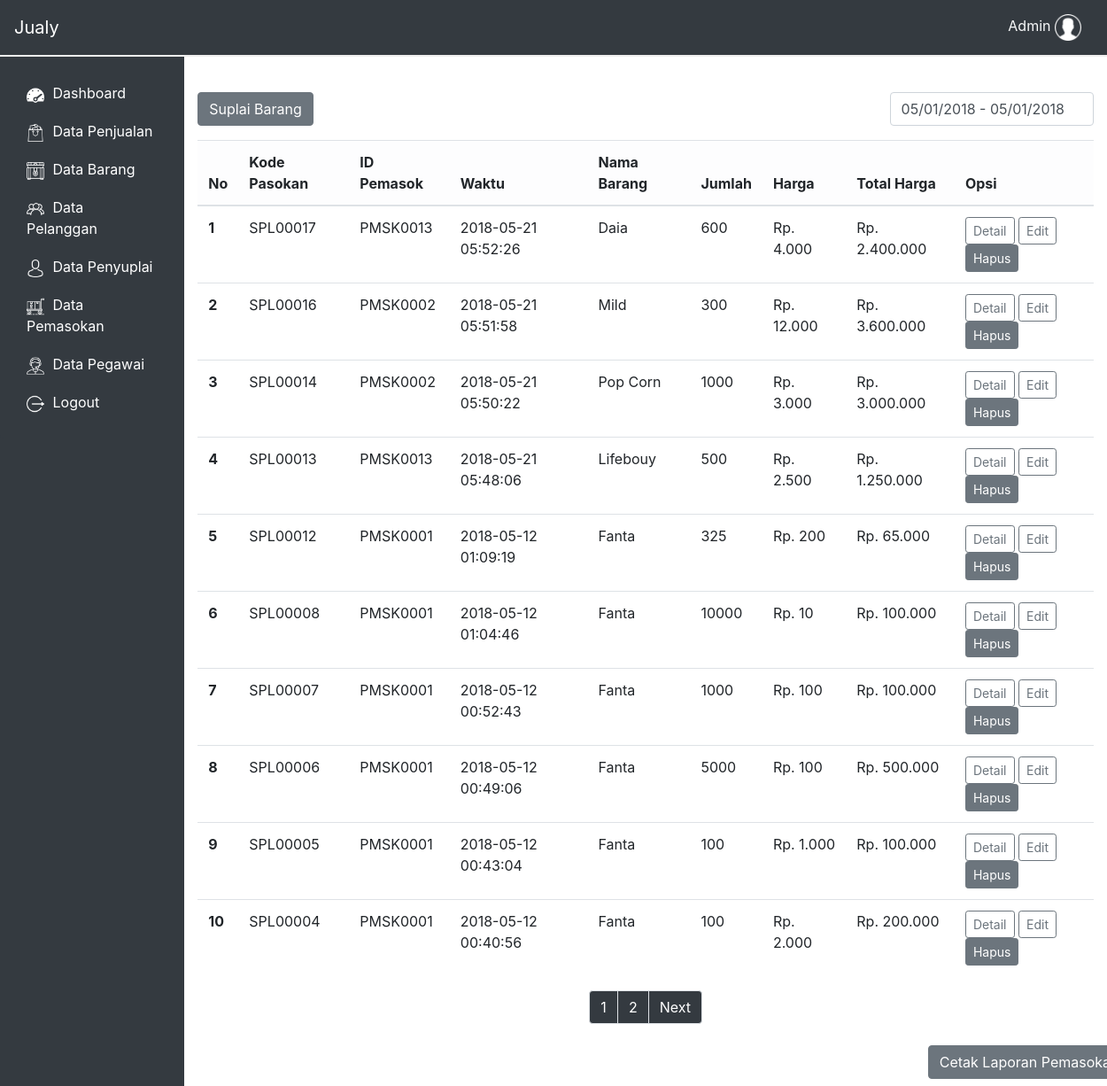
Page /dashboard/suplai.php (signed in) on the committed database.
### tables this page shows
CREATE TABLE `suplai` (
  `kode_suplai` varchar(8) NOT NULL,
  `waktu` datetime NOT NULL,
  `kode_barang` varchar(8) NOT NULL,
  `nama_barang` varchar(20) NOT NULL,
  `jumlah` int(8) NOT NULL,
  `harga` int(10) NOT NULL,
  `total_harga` int(10) NOT NULL,
  `id_pemasok` varchar(8) NOT NULL
);

### dashboard/functions/act.php (called while the page is built, shortened)
<?php
    function ambil($query){
        global $link;
        if($ambil = mysqli_query($link, $query) or die(mysqli_error())){
            return $ambil;
        }
    }
    function tampilkan_suplai($mulai, $halaman){
        $query = "SELECT * FROM suplai ORDER BY waktu DESC LIMIT $mulai, $halaman";
        return ambil($query);
    }
    function rupiah($angka){
        $hasil_rupiah = "Rp. " . number_format($angka,0,'','.');
        return $hasil_rupiah;
    }
?>

### dashboard/suplai.php (the view, shortened to what this page needs)
<?php
    require_once 'view/header.php';
?>
<br>
<div class="container-fluid my-3">
    <div class="row">
        <div class="col-4">
            <button class="btn btn-md btn-secondary" type="button" data-toggle="modal" data-target="#tambahBarang" aria-hidden="true">Suplai Barang</button>
        </div>
        <div class="col-3 offset-5">
                <input class="form-control" type="text" id="suplai" name="daterange" value="05/01/2018 - 01/31/2018" />
        </div>
    </div>
</div>
<?php
    $halaman = 10;
    $page = isset($_GET['halaman'])? (int)$_GET['halaman'] : 1;
    $mulai = ($page > 1) ? ($page * $halaman) - $halaman : 0;
    $sql = mysqli_query($link, "SELECT * FROM suplai");
    $total = mysqli_num_rows($sql);
    $pages = ceil($total / $halaman);
?>
<div id="table" class="container">
    <div class="row">
        <div class="col-12">
            <table class="table table-hover">
                <thead class="table-light">
                    <tr>
                        <th scope="col">No</th>
                        <th scope="col">Kode Pasokan</th>
                        <th scope="col">ID Pemasok</th>
                        <th scope="col">Waktu</th>
                        <th scope="col">Nama Barang</th>
                        <th scope="col">Jumlah</th>
                        <th scope="col">Harga</th>
                        <th scope="col">Total Harga</th>
                        <th scope="col">Opsi</th>
                    </tr>
                </thead>
                <tbody>
                    <tr>
                    <?php
                        $data_suplai = tampilkan_suplai($mulai, $halaman);
                        $no = $mulai + 1;
                        while($row = mysqli_fetch_assoc($data_suplai)){
                    ?>
                        <th scope="row"><?= $no++ ?></th>
                        <td><?= $row['kode_suplai'] ?></td>
                        <td><?= $row['id_pemasok']?></td>
                        <td><?= $row['waktu']?></td>
                        <td><?= $row['nama_barang']?></td>
                        <td><?= $row['jumlah'] ?></td>
                        <td><?= rupiah($row['harga']) ?></td>
                        <td><?= rupiah($row['total_harga']) ?></td>
                        <td>
                            <span>
                                <a href="suplai_detail.php?kode_suplai=<?= $row['kode_suplai']; ?>" class="btn btn-outline-secondary btn-sm">Detail</a>
                                <a href="suplai_edit.php?kode_suplai=<?= $row['kode_suplai']; ?>" class="btn btn-outline-secondary btn-sm">Edit</a>
                                <a id="hapus" href="" class="btn btn-secondary text-white btn-sm"
                                onclick="if(confirm('Apakah kamu yakin ingin menghapus barang ini?')){
                                            location.href='suplai_hapus.php?kode_suplai=<?php echo $row['kode_suplai']; ?>'
                                            }">
                                    Hapus
                                </a>
                            </span>
                        </td>
                    </tr>
                    <? } ?>
                </tbody>
            </table>
        </div>
        <div class="col-12">
            <nav aria-label="">
                <ul class="pagination justify-content-center">
                                <?php
                        for($x=1; $x<=$pages; $x++){
                            ?>
                                <li class="page-item ">
                                    <a class="page-link text-white bg-dark" href="?halaman=<?= $x ?>"><?= $x ?></a>
                                </li>
                            <?php
                        }
                        ?>
                        <?php
                        if (!isset($_GET['halaman'])) {
                            ?>
                                <li class="page-item ">
                                <a class="page-link text-white bg-dark" href="?halaman=<?= 2 ?>">Next</a>
                                </li>
                            <?
                            }
                        ?>
                </ul>
            </nav>
        </div>
    </div>
</div>
<div class="container-fluid my-2">
    <div class="row">
        <div class="col-4 offset-8">
            <button class="btn btn-md btn-secondary" id="cetak_laporan" type="button" data-toggle="modal" data-target="#cetakLaporanPemasokan" aria-hidden="true">Cetak Laporan Pemasokan</button>
        </div>
    </div>
</div>
<?php require_once 'view/footer.php'; ?>

### dashboard/main.css (style rules this page uses)
* { margin: 0; padding: 0; }
#cetak_laporan { margin-left: 130px; }

### rows in the picture
suplai: kode_suplai "SPL00017", id_pemasok "PMSK0013", waktu "2018-05-21 05:52:26", nama_barang "Daia", jumlah "600", harga "Rp. 4.000", total_harga "Rp. 2.400.000"
suplai: kode_suplai "SPL00016", id_pemasok "PMSK0002", waktu "2018-05-21 05:51:58", nama_barang "Mild", jumlah "300", harga "Rp. 12.000", total_harga "Rp. 3.600.000"
suplai: kode_suplai "SPL00014", id_pemasok "PMSK0002", waktu "2018-05-21 05:50:22", nama_barang "Pop Corn", jumlah "1000", harga "Rp. 3.000", total_harga "Rp. 3.000.000"
suplai: kode_suplai "SPL00013", id_pemasok "PMSK0013", waktu "2018-05-21 05:48:06", nama_barang "Lifebouy", jumlah "500", harga "Rp. 2.500", total_harga "Rp. 1.250.000"
suplai: kode_suplai "SPL00012", id_pemasok "PMSK0001", waktu "2018-05-12 01:09:19", nama_barang "Fanta", jumlah "325", harga "Rp. 200", total_harga "Rp. 65.000"
suplai: kode_suplai "SPL00008", id_pemasok "PMSK0001", waktu "2018-05-12 01:04:46", nama_barang "Fanta", jumlah "10000", harga "Rp. 10", total_harga "Rp. 100.000"
suplai: kode_suplai "SPL00007", id_pemasok "PMSK0001", waktu "2018-05-12 00:52:43", nama_barang "Fanta", jumlah "1000", harga "Rp. 100", total_harga "Rp. 100.000"
suplai: kode_suplai "SPL00006", id_pemasok "PMSK0001", waktu "2018-05-12 00:49:06", nama_barang "Fanta", jumlah "5000", harga "Rp. 100", total_harga "Rp. 500.000"
suplai: kode_suplai "SPL00005", id_pemasok "PMSK0001", waktu "2018-05-12 00:43:04", nama_barang "Fanta", jumlah "100", harga "Rp. 1.000", total_harga "Rp. 100.000"
suplai: kode_suplai "SPL00004", id_pemasok "PMSK0001", waktu "2018-05-12 00:40:56", nama_barang "Fanta", jumlah "100", harga "Rp. 2.000", total_harga "Rp. 200.000"

### other values in the picture
$username "Admin"
